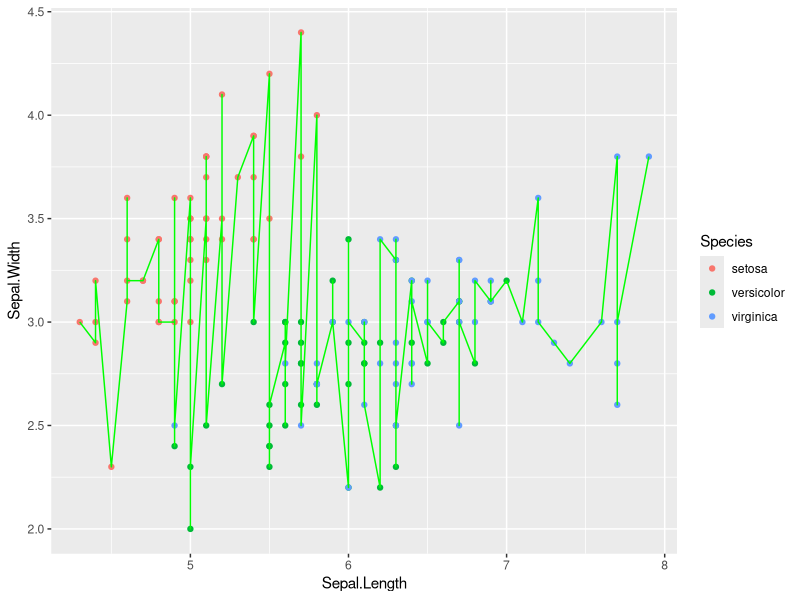
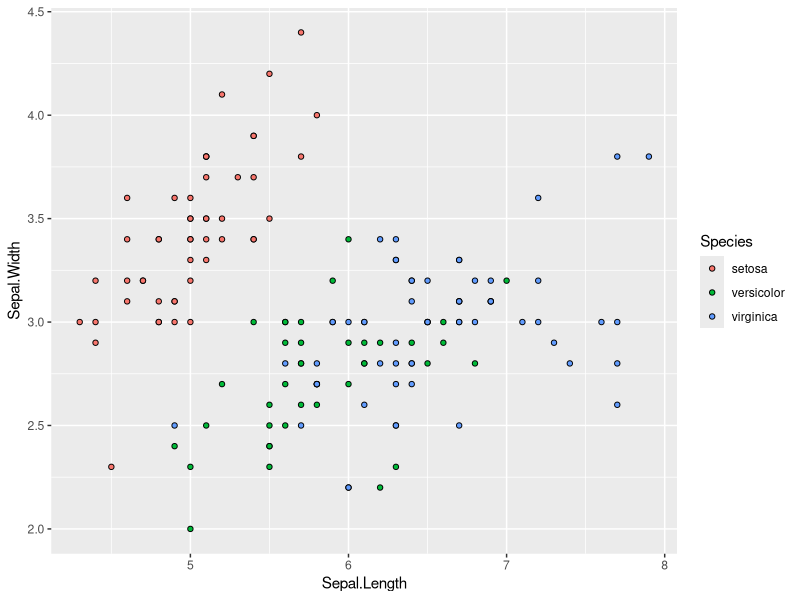
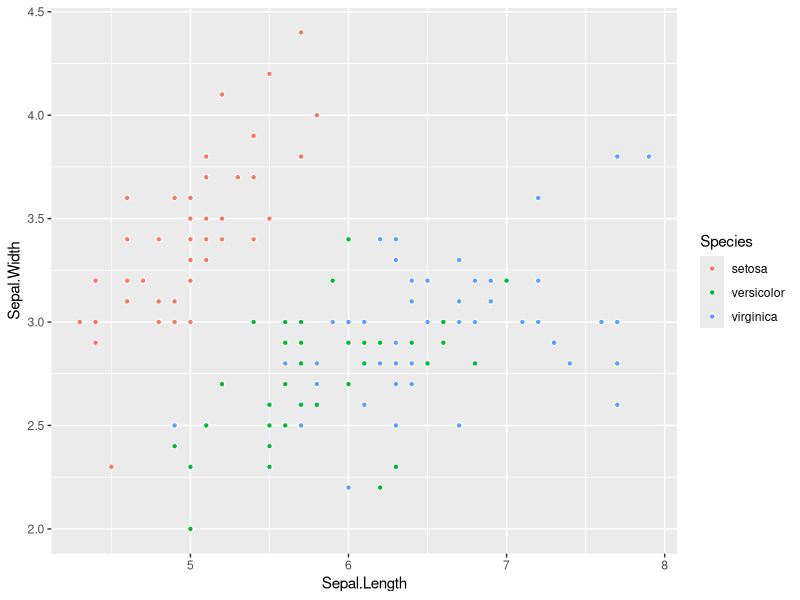

Here is the R script that generated these plots, in order: (Note: this script raises an error after producing the figures.)
# First, clear the workspace
rm(list = ls())

# Packages----
if(!require(ggplot2)) {
   install.packages("ggplot2")
  library(ggplot2)}

# tidyverse----
# all the packages within work nicely together, so just open this to load them all
library(tidyverse)

# ggplot----
# grammar graphics, philosophies on visualization, oriented for data frames

# __EX: iris data----
iris <- datasets::iris
# Create a graph of sepal length v sepal width by mapping variables to axes
ggplot(iris, aes(x = Sepal.Length, y = Sepal.Width)) +
  # map data as points for a scatterplot
  # use aes() to map back to the dataframe
  geom_point(aes(color = Species)) +
  geom_line(color = "green")

# using fill is different from color, and depends on what shape you use
ggplot(iris, aes(x = Sepal.Length, y = Sepal.Width)) +
  geom_point(aes(fill = Species), shape = 21) 

# with a lot of overlapping data, use shape 21 and white to differentiate between points
ggplot(iris, aes(x = Sepal.Length, y = Sepal.Width)) +
  geom_point(aes(fill = Species), shape = 21, color = "white")

# __geoms link----
# all the ggplots geom's: https://ggplot2.tidyverse.org/reference/ 

# __Bar plots----
mean.sepal <- tapply(iris$Petal.Length, iris$Species, mean)
mean.sepal # currently not a dataframe, cannot plot as is

mean.sepal <- data.frame(Sepal.Length = mean.sepal, Species = names(mean.sepal))
mean.sepal

ggplot(mean.sepal, aes(x = Species, y = Sepal.Length)) +
  geom_bar()
# Error: stat_count() must not be used with a y aesthetic.
# Geom_bar is a visual representation of the nunmber of things in each species 
# (similar to table)

# Specifying how you want to plot
# stat count = frequencies
# value you want to summarize and plot = identity

ggplot(mean.sepal, aes(x = Species, y = Sepal.Length)) +
  geom_bar(stat = "identity") # needs a y value now (our mean sepal.length)

# abline, hline, and vline *adding lines)
ggplot(iris, aes(x = Sepal.Length, y = Sepal.Width)) +
  geom_point(aes(fill = Species), shape = 21, color = "white") +
  geom_vline(xintercept = 7, linetype = "dashed", color = "green", size = 3)

# geom_segment
p <- ggplot(iris, aes(x = Sepal.Length, y = Sepal.Width)) +
  geom_point(aes(fill = Species), shape = 21, color = "white") +
  geom_segment(x = 5.5, y = 2.3, xend = 6.2, yend = 4.1, color = "salmon")

# create a theme that you can apply across plots
my.theme <- theme(
  axis.title.x = element_text(size = 12),
  axis.title.y = element_text(size = 15),
  axis.text = element_text(color = "blue", size = 20),
  panel.background = element_rect(fill = "white"),
  panel.grid = element_blank()
)
 print(p + my.theme)

 # __Faceting----
 ggplot(iris, aes(x = Sepal.Length, y = Sepal.Width)) +
   geom_point() +
   # make a panel for each species (n=3), plot in two rows, scales set separately by plot
   facet_wrap(~ Species, nrow = 2, scales = "free_y")
 
iris.2 <- iris
iris.2$sex <- sample(c("Male", "Female"), nrow(iris.2), T)

ggplot(iris.2, aes(Sepal.Length, Sepal.Width)) +
  geom_point() +
  facet_grid( sex ~ Species)


# change x and y lables for axes
ggplot(iris, aes(x = Sepal.Length, y = Sepal.Width)) +
  geom_point(aes(fill = Species), shape = 21) +
  labs(x = "hello", y = "byebye")
  
# magrittr----

# using steps to run intermediate things to get your result
n <- 1000
x <- runif(n, 100, 500)
x.range <- range(x)

# could also do this by nesting
x.range <- range(runif(n, 100, 500))
x.range

# could also this by piping
library(magrittr) # gives you access to the pipe %>% (ctrl + shift + m)
# takes the thing on the left side of the pipe, 
# and passes as first argument on thing on right
x.range <- 1000 %>% 
  runif(., 100, 500) %>% 
  range()

# dplyr----
library(dplyr)
# a host of tools to manipulate dataframes
# in R: Help > cheatsheets > data transformation with dplyr
sw <- starwars[,1:10]

males <- sw[sw$gender == "male", ]
males <- filter(sw, gender == "male")
# __filter----
big.males <- filter(sw, gender == "male" & mass > 110)

# now to pipe
males <- sw %>% 
  filter(., gender == "male") %>% 
  filter(., mass > 110)

# add a column for BMI (old way)
sw$bmi <- sw$mass/((sw$height/100)^2)

# create a new column (semi old way)
new.sw <- mutate(sw, bmi = mass/(height/100) ^ 2)

# __mutate----
# create new column using mutate and pipes
new.sw <- sw %>%
  mutate(
    bmi = mass / ((height / 100) ^ 2)
  )

str(sw) # shows classes, which are tbl_df, tbl, and data.frame
# dplyr creates a tibble, which is faster for looking things up and manipulating dfs
class(sw)

male.bmi <- sw %>% 
  filter(gender == "male") %>% 
  mutate(
    bmi = mass / ((height / 100) ^ 2)) %>% 
  select(name, height, mass, birth_year, bmi)
male.bmi

# do above for male.bmi, but select only columns that contain "color"
male.bmi <- sw %>% 
  filter(gender == "male") %>% 
  mutate(
    bmi = mass / ((height / 100) ^ 2)) %>% 
  select(ends_with("_color"))
male.bmi

# __arrange----
# sort by ascenting homeworld , then descending bmi
male.bmi <- sw %>% 
  filter(gender == "male") %>% 
  mutate(
    bmi = mass / ((height / 100) ^ 2)) %>% 
  select(name, height, mass, birth_year,homeworld, bmi) %>% 
  arrange(homeworld, desc(bmi))
male.bmi

# __grouping----
# then run functions by group
# typically, only use group by when going to use summarize after
gender.ht <- sw %>% 
  group_by(gender) %>% 
  # summarize only returns the things within in tibble, i.e. mean.ht and mean.mass
  summarize(
    mean.ht = mean(height, na.rm = T),
    mean.mass = mean(mass, na.rm = T))

# __keep.rownames----
# murder per population rate
# USArrests has row names, but dplyr doesn't keep them by default
df <- USArrests %>% 
  mutate(
    murd.rate = Murder / UrbanPop)
df

# keep row names, run rownames_to_column at beginning and end of pipe
df <- USArrests %>% 
  rownames_to_column("state") %>% 
  mutate(
    murd.rate = Murder / UrbanPop) %>% 
  column_to_rownames("state")
df

# tidyr----
# spreading and gathering the data together, helpful for ggplot

# you're not special----
# when you have a problem, search it, likely someone else has had same/similar problem